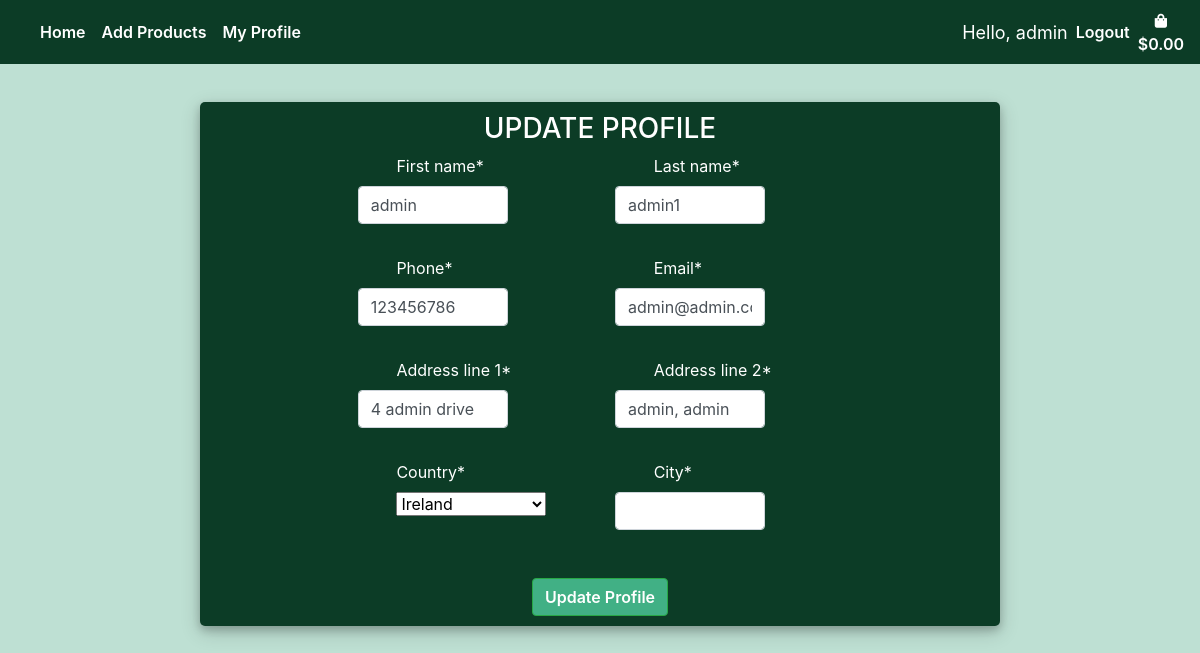
Page /edit_profile/ (signed in) on the earlier database version.
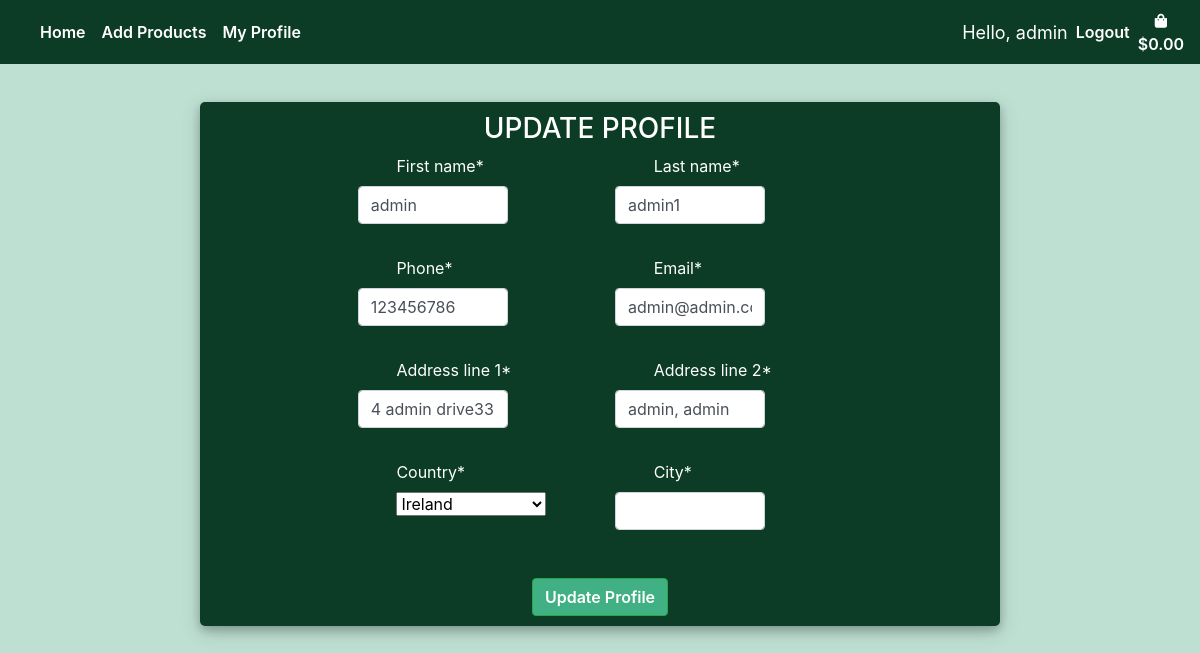
Same page on the later database version.
### profiles/models.py (models this page shows, shortened)
class Customer(models.Model):
    user = models.OneToOneField(User, null=True, on_delete=models.CASCADE)
    name = models.CharField(max_length=settings.CONST_PROFILE_ATTR, null=True)
    first_name = models.CharField(max_length=settings.CONST_PROFILE_ATTR, null=True)
    last_name = models.CharField(max_length=settings.CONST_PROFILE_ATTR, null=True)
    phone = models.CharField(max_length=settings.CONST_PROFILE_ATTR, null=True)
    email = models.CharField(max_length=settings.CONST_PROFILE_ATTR, null=True)
    city = models.CharField(max_length=settings.CONST_PROFILE_ATTR, null=True)
    date_created = models.DateTimeField(auto_now_add=True, null=True)
    address_line_1 = models.CharField(max_length=settings.CONST_PROFILE_ADDRESS, null=True)
    address_line_2 = models.CharField(max_length=settings.CONST_PROFILE_ADDRESS, null=True, default="")
    country = CountryField(null=True)

### profiles/views.py (the view)
# urls.py: path("edit_profile/", views.edit_profile, name="edit_profile"),
def edit_profile(request):
    customer = Customer.objects.get(name=request.user)
    form = CustomerForm(request.POST or None,instance=customer)
    if form.is_valid():
            form.save()
            return redirect(reverse("products"))
    context = {
        "form": form,
    }
    return render(request, "profiles/edit_profile.html", context)

### profiles/forms.py
class CustomerForm(forms.ModelForm):
    first_name = forms.CharField(max_length=settings.CONST_PROFILE_ATTR)
    last_name = forms.CharField(max_length=settings.CONST_PROFILE_ATTR)
    address_line_2 = CharField(max_length=settings.CONST_PROFILE_ADDRESS,default="")
    class Meta:
        model = Customer
        fields = ["first_name",
        "last_name",
        "phone", "email",
        "country",
        "address_line_1",
        "address_line_2",
        "city"]

### profiles/templates/profiles/edit_profile.html (shortened to what this page needs)
{% extends 'base.html'%}
{% load static %}
{% load crispy_forms_tags %}
{% block content %}
    <div class="container h-100 mt-3">
		<div class="d-flex justify-content-center h-100">
			<div class="user_card">
				<div class="d-flex justify-content-center">
					<h3 id="form-title">UPDATE PROFILE</h3>
				</div>
				<div class="d-flex justify-content-center form_container">
					<form method="POST" action="" id="profile_form">
						<div class="row">
                        	<div class="col-md-6  text-center mb-3">
                                {{ form.first_name|as_crispy_field }}
                            </div>
							<div class="col-md-6  text-center mb-3">
                                {{ form.last_name|as_crispy_field }}
                            </div>
						</div>
						<div class="row">
                            <div class="col-md-6 text-center mb-3">
                                {{ form.phone|as_crispy_field }}
                            </div>
                            <div class="col-md-6 text-center mb-3">
                                {{ form.email|as_crispy_field }}
                            </div>
						</div>
						<div class="row">
                            <div class="col-md-6 text-center mb-3">
                                {{ form.address_line_1|as_crispy_field }}
                            </div>
                            <div class="col-md-6 text-center mb-3">
                                {{ form.address_line_2|as_crispy_field }}
                            </div>
						</div>
						<div class="row">
							<div class="col-md-6  text-center mb-3">
                                <div id="profile_country">
                                {{ form.country|as_crispy_field }}
                                </div>
                            </div>
                            <div class="col-md-6 text-center mb-3">
                                {{ form.city|as_crispy_field }}
                            </div>
						</div>
                        <div class="d-flex justify-content-center mt-3 login_container">
                            <button class="btn btn-success">Update Profile</button>
                        </div>
					</form>
				</div>
			</div>
		</div>
	</div>
{% endblock %}

Differences in the rows shown:
changed Customer "admin": address_line_1 "4 admin drive" → "4 admin drive33"
